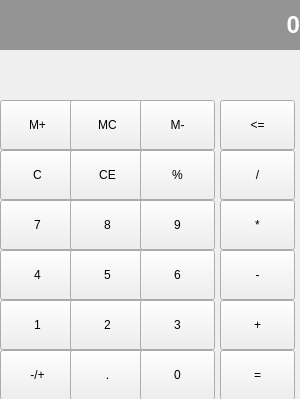
<?xml version="1.0" encoding="UTF-8"?>
<ui version="4.0">
 <class>MainWindow</class>
 <widget class="QMainWindow" name="MainWindow">
  <property name="geometry">
   <rect>
    <x>0</x>
    <y>0</y>
    <width>300</width>
    <height>399</height>
   </rect>
  </property>
  <property name="windowTitle">
   <string>Калькулятор</string>
  </property>
  <widget class="QWidget" name="centralwidget">
   <widget class="QLabel" name="label">
    <property name="geometry">
     <rect>
      <x>0</x>
      <y>0</y>
      <width>300</width>
      <height>50</height>
     </rect>
    </property>
    <property name="font">
     <font>
      <pointsize>18</pointsize>
      <weight>75</weight>
      <bold>true</bold>
     </font>
    </property>
    <property name="styleSheet">
     <string notr="true">color: rgb(255, 255, 255);
background-color: rgb(148, 148, 148);</string>
    </property>
    <property name="text">
     <string>0</string>
    </property>
    <property name="alignment">
     <set>Qt::AlignRight|Qt::AlignTrailing|Qt::AlignVCenter</set>
    </property>
    <property name="margin">
     <number>10</number>
    </property>
   </widget>
   <widget class="QPushButton" name="pbn_revers">
    <property name="geometry">
     <rect>
      <x>0</x>
      <y>350</y>
      <width>75</width>
      <height>50</height>
     </rect>
    </property>
    <property name="text">
     <string>-/+</string>
    </property>
   </widget>
   <widget class="QPushButton" name="pbn_1">
    <property name="geometry">
     <rect>
      <x>0</x>
      <y>300</y>
      <width>75</width>
      <height>50</height>
     </rect>
    </property>
    <property name="text">
     <string>1</string>
    </property>
   </widget>
   <widget class="QPushButton" name="pbn_4">
    <property name="geometry">
     <rect>
      <x>0</x>
      <y>250</y>
      <width>75</width>
      <height>50</height>
     </rect>
    </property>
    <property name="text">
     <string>4</string>
    </property>
   </widget>
   <widget class="QPushButton" name="pbn_7">
    <property name="geometry">
     <rect>
      <x>0</x>
      <y>200</y>
      <width>75</width>
      <height>50</height>
     </rect>
    </property>
    <property name="text">
     <string>7</string>
    </property>
   </widget>
   <widget class="QPushButton" name="pbn_M_add">
    <property name="geometry">
     <rect>
      <x>0</x>
      <y>100</y>
      <width>75</width>
      <height>50</height>
     </rect>
    </property>
    <property name="text">
     <string>M+</string>
    </property>
   </widget>
   <widget class="QPushButton" name="pbn_C">
    <property name="geometry">
     <rect>
      <x>0</x>
      <y>150</y>
      <width>75</width>
      <height>50</height>
     </rect>
    </property>
    <property name="text">
     <string>C</string>
    </property>
   </widget>
   <widget class="QPushButton" name="pbn_tochka">
    <property name="geometry">
     <rect>
      <x>70</x>
      <y>350</y>
      <width>75</width>
      <height>50</height>
     </rect>
    </property>
    <property name="text">
     <string>.</string>
    </property>
   </widget>
   <widget class="QPushButton" name="pbn_2">
    <property name="geometry">
     <rect>
      <x>70</x>
      <y>300</y>
      <width>75</width>
      <height>50</height>
     </rect>
    </property>
    <property name="text">
     <string>2</string>
    </property>
   </widget>
   <widget class="QPushButton" name="pbn_MC">
    <property name="geometry">
     <rect>
      <x>70</x>
      <y>100</y>
      <width>75</width>
      <height>50</height>
     </rect>
    </property>
    <property name="text">
     <string>MC</string>
    </property>
   </widget>
   <widget class="QPushButton" name="pbn_CE">
    <property name="geometry">
     <rect>
      <x>70</x>
      <y>150</y>
      <width>75</width>
      <height>50</height>
     </rect>
    </property>
    <property name="text">
     <string>CE</string>
    </property>
   </widget>
   <widget class="QPushButton" name="pbn_8">
    <property name="geometry">
     <rect>
      <x>70</x>
      <y>200</y>
      <width>75</width>
      <height>50</height>
     </rect>
    </property>
    <property name="text">
     <string>8</string>
    </property>
   </widget>
   <widget class="QPushButton" name="pbn_5">
    <property name="geometry">
     <rect>
      <x>70</x>
      <y>250</y>
      <width>75</width>
      <height>50</height>
     </rect>
    </property>
    <property name="text">
     <string>5</string>
    </property>
   </widget>
   <widget class="QPushButton" name="pbn_3">
    <property name="geometry">
     <rect>
      <x>140</x>
      <y>300</y>
      <width>75</width>
      <height>50</height>
     </rect>
    </property>
    <property name="text">
     <string>3</string>
    </property>
   </widget>
   <widget class="QPushButton" name="pbn_MR">
    <property name="geometry">
     <rect>
      <x>140</x>
      <y>100</y>
      <width>75</width>
      <height>50</height>
     </rect>
    </property>
    <property name="text">
     <string>M-</string>
    </property>
   </widget>
   <widget class="QPushButton" name="pbn_procent">
    <property name="geometry">
     <rect>
      <x>140</x>
      <y>150</y>
      <width>75</width>
      <height>50</height>
     </rect>
    </property>
    <property name="text">
     <string>%</string>
    </property>
   </widget>
   <widget class="QPushButton" name="pbn_9">
    <property name="geometry">
     <rect>
      <x>140</x>
      <y>200</y>
      <width>75</width>
      <height>50</height>
     </rect>
    </property>
    <property name="text">
     <string>9</string>
    </property>
   </widget>
   <widget class="QPushButton" name="pbn_6">
    <property name="geometry">
     <rect>
      <x>140</x>
      <y>250</y>
      <width>75</width>
      <height>50</height>
     </rect>
    </property>
    <property name="text">
     <string>6</string>
    </property>
   </widget>
   <widget class="QPushButton" name="pbn_result">
    <property name="geometry">
     <rect>
      <x>220</x>
      <y>350</y>
      <width>75</width>
      <height>50</height>
     </rect>
    </property>
    <property name="text">
     <string>=</string>
    </property>
   </widget>
   <widget class="QPushButton" name="pbn_add">
    <property name="geometry">
     <rect>
      <x>220</x>
      <y>300</y>
      <width>75</width>
      <height>50</height>
     </rect>
    </property>
    <property name="text">
     <string>+</string>
    </property>
   </widget>
   <widget class="QPushButton" name="pbn_del">
    <property name="geometry">
     <rect>
      <x>220</x>
      <y>150</y>
      <width>75</width>
      <height>50</height>
     </rect>
    </property>
    <property name="text">
     <string>/</string>
    </property>
   </widget>
   <widget class="QPushButton" name="pbn_backspace">
    <property name="geometry">
     <rect>
      <x>220</x>
      <y>100</y>
      <width>75</width>
      <height>50</height>
     </rect>
    </property>
    <property name="text">
     <string>&lt;=</string>
    </property>
   </widget>
   <widget class="QPushButton" name="pbn_multi">
    <property name="geometry">
     <rect>
      <x>220</x>
      <y>200</y>
      <width>75</width>
      <height>50</height>
     </rect>
    </property>
    <property name="text">
     <string>*</string>
    </property>
   </widget>
   <widget class="QPushButton" name="pbn_minus">
    <property name="geometry">
     <rect>
      <x>220</x>
      <y>250</y>
      <width>75</width>
      <height>50</height>
     </rect>
    </property>
    <property name="text">
     <string>-</string>
    </property>
   </widget>
   <widget class="QPushButton" name="pbn_0">
    <property name="geometry">
     <rect>
      <x>140</x>
      <y>350</y>
      <width>75</width>
      <height>50</height>
     </rect>
    </property>
    <property name="text">
     <string>0</string>
    </property>
   </widget>
  </widget>
 </widget>
 <resources/>
 <connections/>
</ui>
